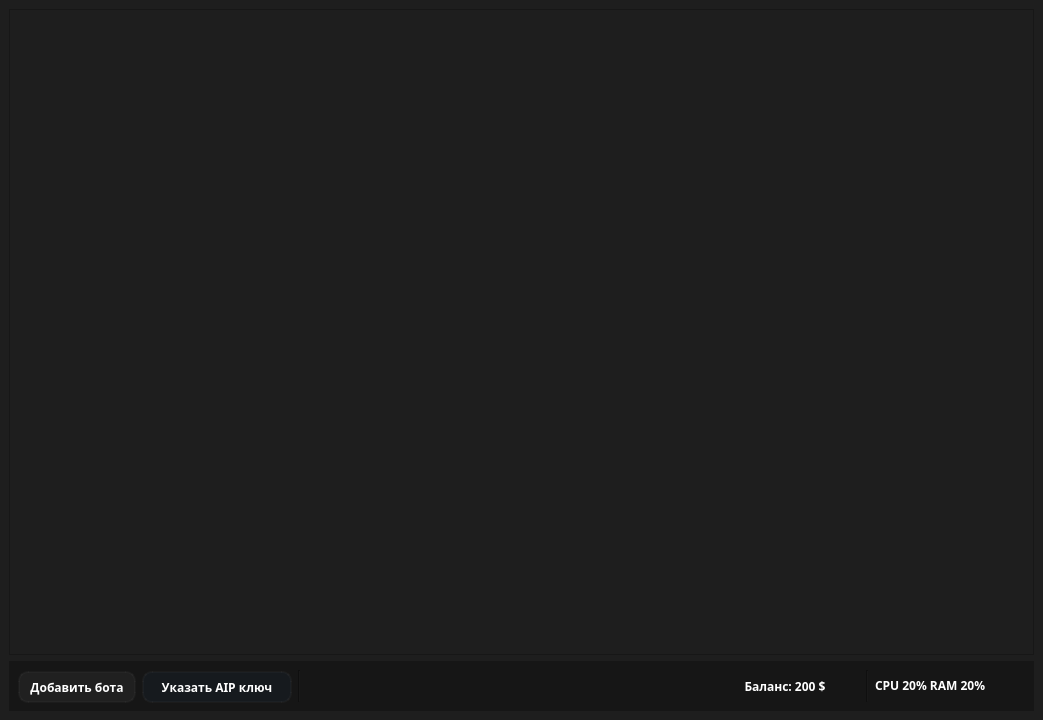
<?xml version="1.0" encoding="UTF-8"?>
<ui version="4.0">
 <class>MainWindow</class>
 <widget class="QMainWindow" name="MainWindow">
  <property name="geometry">
   <rect>
    <x>0</x>
    <y>0</y>
    <width>1043</width>
    <height>720</height>
   </rect>
  </property>
  <property name="minimumSize">
   <size>
    <width>800</width>
    <height>720</height>
   </size>
  </property>
  <property name="cursor">
   <cursorShape>ArrowCursor</cursorShape>
  </property>
  <property name="windowTitle">
   <string>Calibri </string>
  </property>
  <property name="styleSheet">
   <string notr="true">background-color:#1E1E1E;
font-family:Eirik Raudel;
</string>
  </property>
  <widget class="QWidget" name="centralwidget">
   <layout class="QVBoxLayout" name="verticalLayout">
    <item>
     <widget class="QTableView" name="tableView"/>
    </item>
    <item>
     <widget class="QFrame" name="lower_panel">
      <property name="minimumSize">
       <size>
        <width>0</width>
        <height>35</height>
       </size>
      </property>
      <property name="styleSheet">
       <string notr="true">background-color:#161616;
</string>
      </property>
      <layout class="QHBoxLayout" name="horizontalLayout">
       <property name="leftMargin">
        <number>2</number>
       </property>
       <item>
        <widget class="QPushButton" name="bt_add_bot">
         <property name="minimumSize">
          <size>
           <width>0</width>
           <height>32</height>
          </size>
         </property>
         <property name="maximumSize">
          <size>
           <width>125</width>
           <height>30</height>
          </size>
         </property>
         <property name="font">
          <font>
           <family>Eirik Raudel</family>
           <bold>true</bold>
          </font>
         </property>
         <property name="styleSheet">
          <string notr="true">QPushButton{
color:#FFFFFF;
font-weight:bold;
background-color:#202020;
border:2px solid rgba(103,103,101,20);
border-radius:10px;
margin-left:7px;
}


QPushButton:hover{
background-color:#313131;
border:2px solid rgba(103,103,101,40);
}

QPushButton:pressed{
background-color:#3D3B3B;
border:2px solid rgba(103,103,101,70);
}
</string>
         </property>
         <property name="text">
          <string>Добавить бота</string>
         </property>
        </widget>
       </item>
       <item>
        <widget class="QPushButton" name="bt_add_API">
         <property name="minimumSize">
          <size>
           <width>0</width>
           <height>32</height>
          </size>
         </property>
         <property name="maximumSize">
          <size>
           <width>150</width>
           <height>30</height>
          </size>
         </property>
         <property name="styleSheet">
          <string notr="true">QPushButton{
color:#FFFFFF;
font-weight:bold;
background-color:rgba(23, 33, 43,100);
border:2px solid rgba(103,103,101,20);
border-radius:10px;
}


QPushButton:hover{
background-color:#222931;

border:2px solid rgba(103,103,101,40);
}

QPushButton:pressed{
background-color:#222B36;
border:2px solid rgba(103,103,101,70);
}
</string>
         </property>
         <property name="text">
          <string>Указать AIP ключ</string>
         </property>
        </widget>
       </item>
       <item>
        <widget class="Line" name="line_2">
         <property name="orientation">
          <enum>Qt::Vertical</enum>
         </property>
        </widget>
       </item>
       <item alignment="Qt::AlignRight">
        <widget class="QLabel" name="balance_acc">
         <property name="minimumSize">
          <size>
           <width>150</width>
           <height>30</height>
          </size>
         </property>
         <property name="layoutDirection">
          <enum>Qt::LeftToRight</enum>
         </property>
         <property name="autoFillBackground">
          <bool>false</bool>
         </property>
         <property name="styleSheet">
          <string notr="true">color:#FFFFFF;
font-weight:bold;</string>
         </property>
         <property name="text">
          <string>Баланс: 200 $</string>
         </property>
         <property name="alignment">
          <set>Qt::AlignCenter</set>
         </property>
        </widget>
       </item>
       <item>
        <widget class="Line" name="line_for_balance_system">
         <property name="orientation">
          <enum>Qt::Vertical</enum>
         </property>
        </widget>
       </item>
       <item alignment="Qt::AlignVCenter">
        <widget class="QLabel" name="system_info">
         <property name="minimumSize">
          <size>
           <width>100</width>
           <height>25</height>
          </size>
         </property>
         <property name="maximumSize">
          <size>
           <width>150</width>
           <height>25</height>
          </size>
         </property>
         <property name="styleSheet">
          <string notr="true">color:#FFFFFF;
font-weight:bold;</string>
         </property>
         <property name="text">
          <string>CPU 20% RAM 20%</string>
         </property>
        </widget>
       </item>
      </layout>
     </widget>
    </item>
   </layout>
  </widget>
 </widget>
 <resources/>
 <connections/>
</ui>
